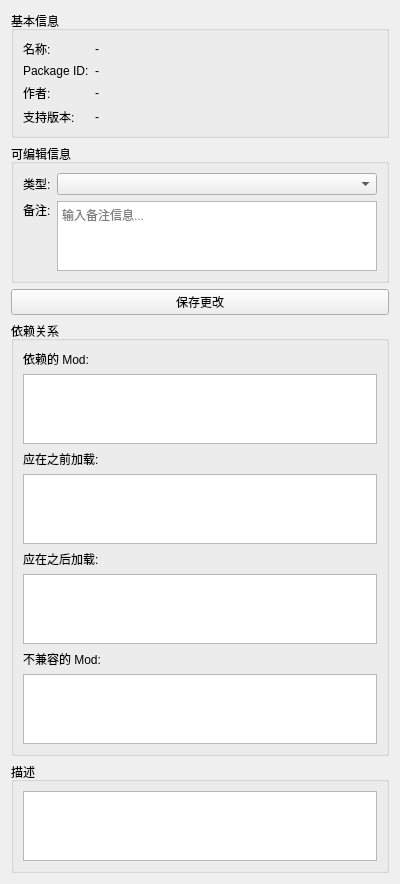
<?xml version="1.0" encoding="UTF-8"?>
<ui version="4.0">
 <class>ModDetailPanel</class>
 <widget class="QWidget" name="ModDetailPanel">
  <property name="geometry">
   <rect>
    <x>0</x>
    <y>0</y>
    <width>400</width>
    <height>790</height>
   </rect>
  </property>
  <layout class="QVBoxLayout" name="verticalLayout">
   <item>
    <widget class="QGroupBox" name="basicInfoGroup">
     <property name="title">
      <string>基本信息</string>
     </property>
     <layout class="QFormLayout" name="formLayout">
      <item row="0" column="0">
       <widget class="QLabel" name="nameLabel">
        <property name="text">
         <string>名称:</string>
        </property>
       </widget>
      </item>
      <item row="0" column="1">
       <widget class="QLabel" name="nameValue">
        <property name="text">
         <string>-</string>
        </property>
        <property name="wordWrap">
         <bool>true</bool>
        </property>
        <property name="textInteractionFlags">
         <set>Qt::TextInteractionFlag::TextSelectableByMouse</set>
        </property>
       </widget>
      </item>
      <item row="1" column="0">
       <widget class="QLabel" name="packageIdLabel">
        <property name="text">
         <string>Package ID:</string>
        </property>
       </widget>
      </item>
      <item row="1" column="1">
       <widget class="QLabel" name="packageIdValue">
        <property name="text">
         <string>-</string>
        </property>
        <property name="wordWrap">
         <bool>true</bool>
        </property>
        <property name="textInteractionFlags">
         <set>Qt::TextInteractionFlag::TextSelectableByMouse</set>
        </property>
       </widget>
      </item>
      <item row="2" column="0">
       <widget class="QLabel" name="authorLabel">
        <property name="text">
         <string>作者:</string>
        </property>
       </widget>
      </item>
      <item row="2" column="1">
       <widget class="QLabel" name="authorValue">
        <property name="text">
         <string>-</string>
        </property>
        <property name="wordWrap">
         <bool>true</bool>
        </property>
        <property name="textInteractionFlags">
         <set>Qt::TextInteractionFlag::TextSelectableByMouse</set>
        </property>
       </widget>
      </item>
      <item row="3" column="0">
       <widget class="QLabel" name="versionLabel">
        <property name="text">
         <string>支持版本:</string>
        </property>
       </widget>
      </item>
      <item row="3" column="1">
       <widget class="QLabel" name="versionValue">
        <property name="text">
         <string>-</string>
        </property>
        <property name="wordWrap">
         <bool>true</bool>
        </property>
        <property name="textInteractionFlags">
         <set>Qt::TextInteractionFlag::TextSelectableByMouse</set>
        </property>
       </widget>
      </item>
     </layout>
    </widget>
   </item>
   <item>
    <widget class="QGroupBox" name="editableInfoGroup">
     <property name="title">
      <string>可编辑信息</string>
     </property>
     <layout class="QFormLayout" name="formLayout_2">
      <item row="0" column="0">
       <widget class="QLabel" name="typeLabel">
        <property name="text">
         <string>类型:</string>
        </property>
       </widget>
      </item>
      <item row="0" column="1">
       <widget class="QComboBox" name="typeComboBox">
        <property name="editable">
         <bool>false</bool>
        </property>
       </widget>
      </item>
      <item row="1" column="0">
       <widget class="QLabel" name="remarkLabel">
        <property name="text">
         <string>备注:</string>
        </property>
        <property name="alignment">
         <set>Qt::AlignmentFlag::AlignLeading|Qt::AlignmentFlag::AlignLeft|Qt::AlignmentFlag::AlignTop</set>
        </property>
       </widget>
      </item>
      <item row="1" column="1">
       <widget class="QTextEdit" name="remarkTextEdit">
        <property name="sizeAdjustPolicy">
         <enum>QAbstractScrollArea::SizeAdjustPolicy::AdjustToContents</enum>
        </property>
        <property name="html">
         <string>&lt;!DOCTYPE HTML PUBLIC &quot;-//W3C//DTD HTML 4.0//EN&quot; &quot;http://www.w3.org/TR/REC-html40/strict.dtd&quot;&gt;
&lt;html&gt;&lt;head&gt;&lt;meta name=&quot;qrichtext&quot; content=&quot;1&quot; /&gt;&lt;meta charset=&quot;utf-8&quot; /&gt;&lt;style type=&quot;text/css&quot;&gt;
p, li { white-space: pre-wrap; }
hr { height: 1px; border-width: 0; }
li.unchecked::marker { content: &quot;\2610&quot;; }
li.checked::marker { content: &quot;\2612&quot;; }
&lt;/style&gt;&lt;/head&gt;&lt;body style=&quot; font-family:'Microsoft YaHei UI'; font-size:9pt; font-weight:400; font-style:normal;&quot;&gt;
&lt;p style=&quot;-qt-paragraph-type:empty; margin-top:0px; margin-bottom:0px; margin-left:0px; margin-right:0px; -qt-block-indent:0; text-indent:0px;&quot;&gt;&lt;br /&gt;&lt;/p&gt;&lt;/body&gt;&lt;/html&gt;</string>
        </property>
        <property name="placeholderText">
         <string>输入备注信息...</string>
        </property>
       </widget>
      </item>
     </layout>
    </widget>
   </item>
   <item>
    <widget class="QPushButton" name="saveButton">
     <property name="text">
      <string>保存更改</string>
     </property>
    </widget>
   </item>
   <item>
    <widget class="QGroupBox" name="dependenciesGroup">
     <property name="title">
      <string>依赖关系</string>
     </property>
     <layout class="QVBoxLayout" name="verticalLayout_3">
      <item>
       <widget class="QLabel" name="dependenciesLabel">
        <property name="text">
         <string>依赖的 Mod:</string>
        </property>
       </widget>
      </item>
      <item>
       <widget class="QListWidget" name="dependenciesList"/>
      </item>
      <item>
       <widget class="QLabel" name="loadBeforeLabel">
        <property name="text">
         <string>应在之前加载:</string>
        </property>
       </widget>
      </item>
      <item>
       <widget class="QListWidget" name="loadBeforeList"/>
      </item>
      <item>
       <widget class="QLabel" name="loadAfterLabel">
        <property name="text">
         <string>应在之后加载:</string>
        </property>
       </widget>
      </item>
      <item>
       <widget class="QListWidget" name="loadAfterList"/>
      </item>
      <item>
       <widget class="QLabel" name="incompatibleLabel">
        <property name="text">
         <string>不兼容的 Mod:</string>
        </property>
       </widget>
      </item>
      <item>
       <widget class="QListWidget" name="incompatibleList"/>
      </item>
     </layout>
    </widget>
   </item>
   <item>
    <widget class="QGroupBox" name="descriptionGroup">
     <property name="title">
      <string>描述</string>
     </property>
     <layout class="QVBoxLayout" name="verticalLayout_2">
      <item>
       <widget class="QTextBrowser" name="descriptionBrowser">
        <property name="openExternalLinks">
         <bool>true</bool>
        </property>
       </widget>
      </item>
     </layout>
    </widget>
   </item>
   <item>
    <spacer name="verticalSpacer">
     <property name="orientation">
      <enum>Qt::Orientation::Vertical</enum>
     </property>
     <property name="sizeHint" stdset="0">
      <size>
       <width>20</width>
       <height>40</height>
      </size>
     </property>
    </spacer>
   </item>
  </layout>
 </widget>
 <resources/>
 <connections/>
</ui>
